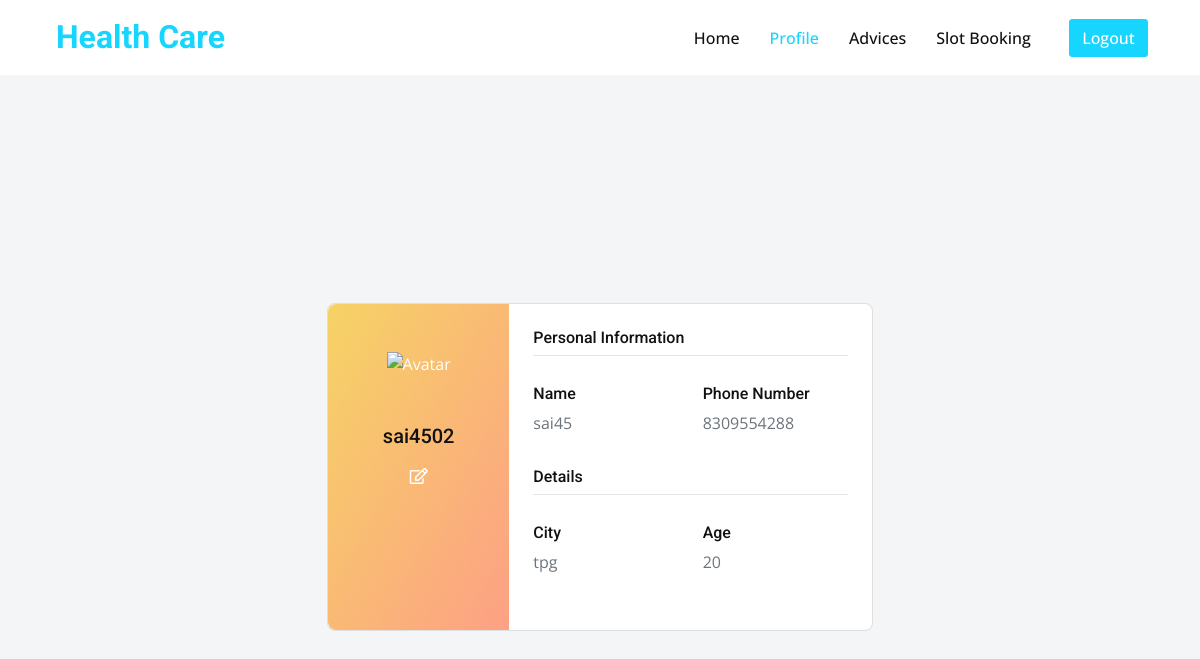
The app's page /profile/ (signed in) with its own data.
### myapp/models.py (models this page shows, shortened)
class Patient(AbstractUser):
    name = models.CharField(max_length=100)
    phone = models.CharField(max_length=15,validators=[phone_validator],unique=True)
    is_phone_verified = models.BooleanField(default=False)
    username = models.CharField(max_length=16,unique=True)
    city = models.CharField(max_length=100)
    is_active = models.BooleanField(default=True)
    is_admin = models.BooleanField(default=False)
    age = models.IntegerField(default=False)
    USERNAME_FIELD = 'username'
    REQUIRED_FIELDS = []

### myapp/views.py (the view)
# urls.py: path('profile/',views.profile,name='profile'),
@login_required(login_url="/signin/")
def profile(request):
    return render(request,'authenticate/about.html')

### templates/authenticate/about.html (shortened to what this page needs)
{% load static %}
<!DOCTYPE html>
<html lang="en">
<head>
    <link href="https://cdn.jsdelivr.net/npm/bootstrap@5.0.2/dist/css/bootstrap.min.css" rel="stylesheet">
    <link href="https://cdnjs.cloudflare.com/ajax/libs/font-awesome/5.10.0/css/all.min.css" rel="stylesheet">
    <link href="https://cdn.jsdelivr.net/npm/bootstrap-icons@1.4.1/font/bootstrap-icons.css" rel="stylesheet">
    <link href="{% static 'lib/animate/animate.min.css' %}" rel="stylesheet">
    <link href="{% static 'lib/owlcarousel/assets/owl.carousel.min.css' %}" rel="stylesheet">
    <link href="{% static 'css/bootstrap.min.css' %}" rel="stylesheet">
    <link href="{% static 'css/style.css' %}" rel="stylesheet">
</head>
<body>
  <nav class="navbar navbar-expand-lg bg-white navbar-light sticky-top p-0 px-4 px-lg-5">
    <a href="{% url 'home' %}" class="navbar-brand d-flex align-items-center">
        <h2 class="m-0 text-primary"><img class="img-fluid me-2" src="https://img.icons8.com/arcade/64/null/hospital.png" alt=""
                style="width: 45px;">Health Care</h2>
    </a>
    <div class="collapse navbar-collapse" id="navbarCollapse">
        <div class="navbar-nav ms-auto py-4 py-lg-0">
            <a href="{% url 'home' %}" class="nav-item nav-link">Home</a>
            {% if user.is_authenticated %}
            <a href="{% url 'profile' %}" class="nav-item nav-link active">Profile</a>
            <a href="{% url 'advice' %}" class="nav-item nav-link">Advices</a>
            <a href="{% url 'doctor' %}" class="nav-item nav-link">Slot Booking</a>
            {% endif %}
        </div>
        <div class="h-100 d-lg-inline-flex align-items-center d-none">
            <form class="d-flex">
                {% if user.is_authenticated %}
                <a class="btn btn-primary" href="{% url 'logout' %}" role="button">Logout</a>&nbsp
                {% else %}
                <a class="btn btn-primary" href="{% url 'signin' %}" role="button">SignIn</a>&nbsp&nbsp
                <a class="btn btn-primary" href="{% url 'signup' %}" role="button">SignUp</a>&nbsp
                {% endif %}
            </form>
        </div>
    </div>
</nav>
    <section class="vh-100" style="background-color: #f4f5f7;">
        <div class="container py-5 h-100">
          <div class="row d-flex justify-content-center align-items-center h-100">
            <div class="col col-lg-6 mb-4 mb-lg-0">
              <div class="card mb-3" style="border-radius: .5rem;">
                <div class="row g-0">
                  <div class="col-md-4 gradient-custom text-center text-white"
                    style="border-top-left-radius: .5rem; border-bottom-left-radius: .5rem;">
                    <img src="https://img.icons8.com/color/48/000000/person-male.png"
                      alt="Avatar" class="img-fluid my-5" style="width: 80px;" />
                    <h5>{{request.user.username}}</h5>
                    <i class="far fa-edit mb-5"></i>
                  </div>
                  <div class="col-md-8">
                    <div class="card-body p-4">
                      <h6>Personal Information</h6>
                      <hr class="mt-0 mb-4">
                      <div class="row pt-1">
                        <div class="col-6 mb-3">
                          <h6>Name</h6>
                          <p class="text-muted">{{request.user.name}}</p>
                        </div>
                        <div class="col-6 mb-3">
                          <h6>Phone Number</h6>
                          <p class="text-muted">{{request.user.phone}}</p>
                        </div>
                      </div>
                      <h6>Details</h6>
                      <hr class="mt-0 mb-4">
                      <div class="row pt-1">
                        <div class="col-6 mb-3">
                          <h6>City</h6>
                          <p class="text-muted">{{request.user.city}}</p>
                        </div>
                        <div class="col-6 mb-3">
                          <h6>Age</h6>
                          <p class="text-muted">{{request.user.age}}</p>
                        </div>
                      </div>
                    </div>
                  </div>
                </div>
              </div>
            </div>
          </div>
        </div>
      </section>
</body>
</html>

### static/css/style.css (style rules this page uses)
:root { --primary: #16D5FF; --secondary: #999999; --light: #F2F8FE; --dark: #111111; }
h4, h5, h6, .h4, .h5, .h6 { font-weight: 500 !important; }
.btn { font-weight: 500; transition: .5s; }
.btn.btn-primary { color: #FFFFFF; }
.navbar.sticky-top { top: -100px; transition: .5s; }
.navbar .navbar-brand { height: 75px; }
.navbar .navbar-nav .nav-link { margin-right: 30px; padding: 25px 0; color: var(--dark); font-weight: 500; outline: none; }
.navbar .navbar-nav .nav-link:hover, .navbar .navbar-nav .nav-link.active { color: var(--primary); }

### templates/authenticate/about.html (style rules this page uses)
.gradient-custom { background: #f6d365; background: -webkit-linear-gradient(to right bottom, rgba(246, 211, 101, 1), rgba(253, 160, 133, 1)); background: linear-gradient(to right bottom, rgba(246, 211, 101, 1), rgba(253, 160, 133, 1)) }

### records on screen
Patient: user.username "sai4502", user.name "sai45", user.phone "8309554288", user.city "tpg", user.age "20"
